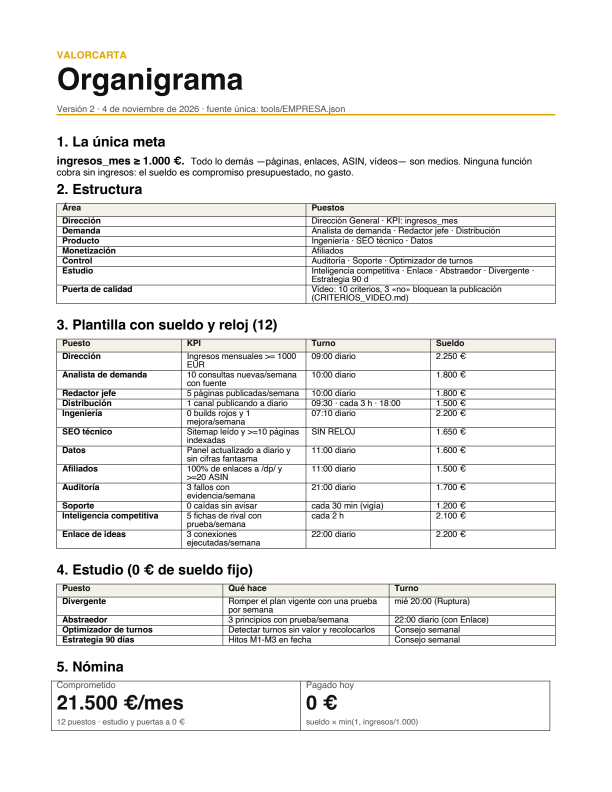
#> input picture .dsh-office.szDWiI0H/render/page-0001.png, 1224 x 1584 px (shown at 1/2 size)
$ python -i video2.py   (imports and definitions only)
#> lines starting #> are read from the running program, lines starting #| are printed output that depends on the picture
#!/usr/bin/env python3
"""Vídeo vertical v2: la carta manda, el número grita, nada de fondo vacío."""
import json, os, subprocess, datetime
from PIL import Image, ImageDraw, ImageFilter, ImageFont

ROOT = os.path.dirname(os.path.dirname(os.path.abspath(__file__)))
W, H = 1080, 1920
AMARILLO = (255, 203, 5)
NEGRO = (10, 10, 11)

# [7 lines left out: function fuente, not called in this run]

def eur(n): return f"{n:,.2f} €".replace(",", "X").replace(".", ",").replace("X", ".")

def fondo_con_carta(ruta_img):
    """Fondo: la misma carta ampliada, desenfocada y oscurecida."""
    base = Image.open(ruta_img).convert("RGB")
    escala = max(W / base.width, H / base.height)
#> escala = 1.21
    b = base.resize((int(base.width * escala) + 1, int(base.height * escala) + 1))
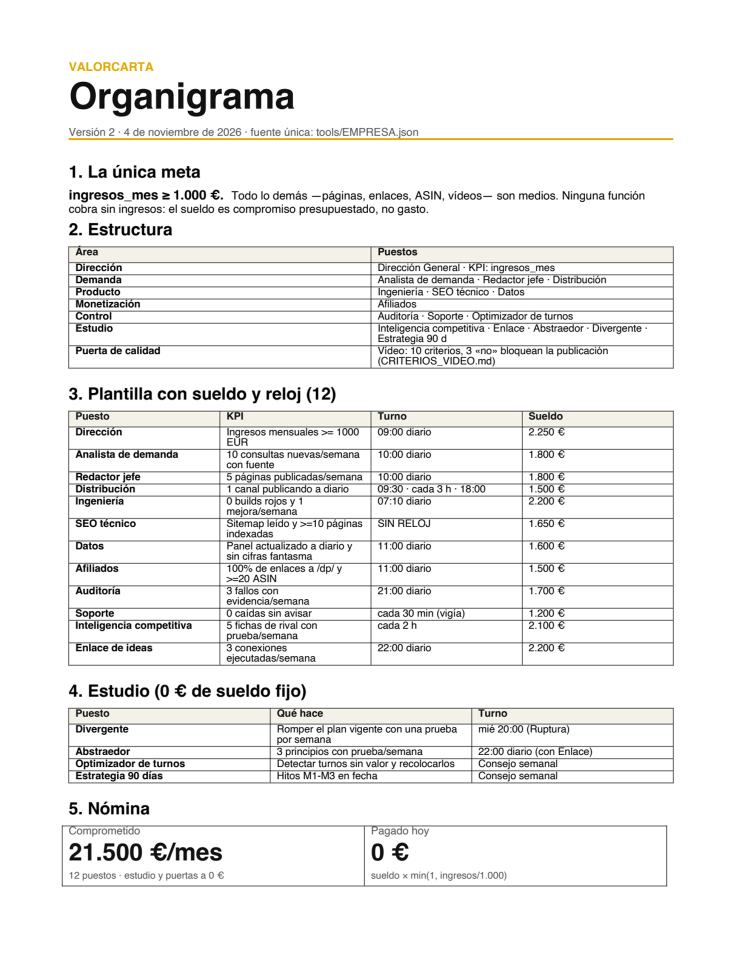
#> b: PIL image 1484x1921 RGB (shown at 1/2 size); mean R, G, B 239.3, 239.1, 238.4
    x = (b.width - W) // 2; y = (b.height - H) // 2
#> after `x = (b.width - W) // 2`: x = 202
#> after `y = (b.height - H) // 2`: y = 0
    b = b.crop((x, y, x + W, y + H)).filter(ImageFilter.GaussianBlur(38))
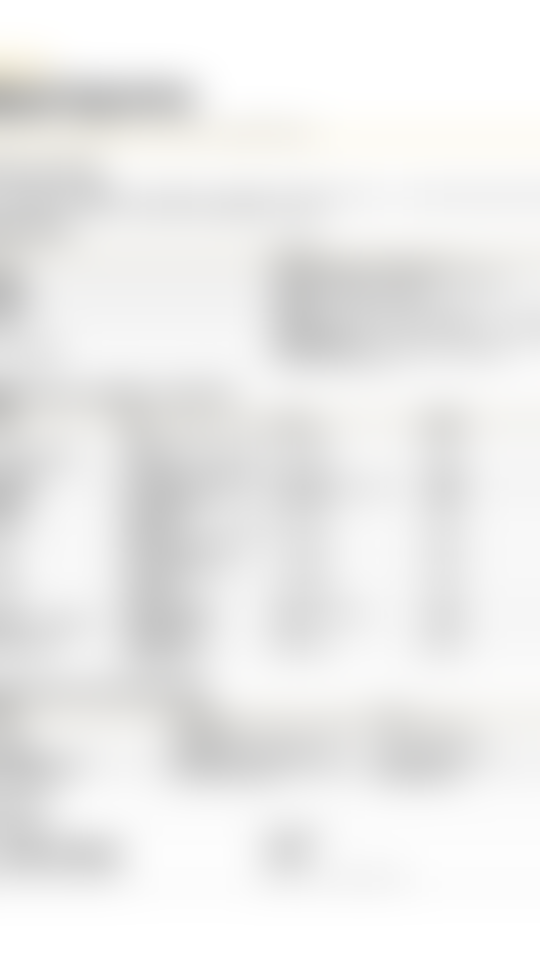
#> b: PIL image 1080x1920 RGB (shown at 1/2 size); mean R, G, B 236.3, 236, 235.2
    velo = Image.new("RGB", (W, H), (8, 8, 10))
    return Image.blend(b, velo, 0.78)
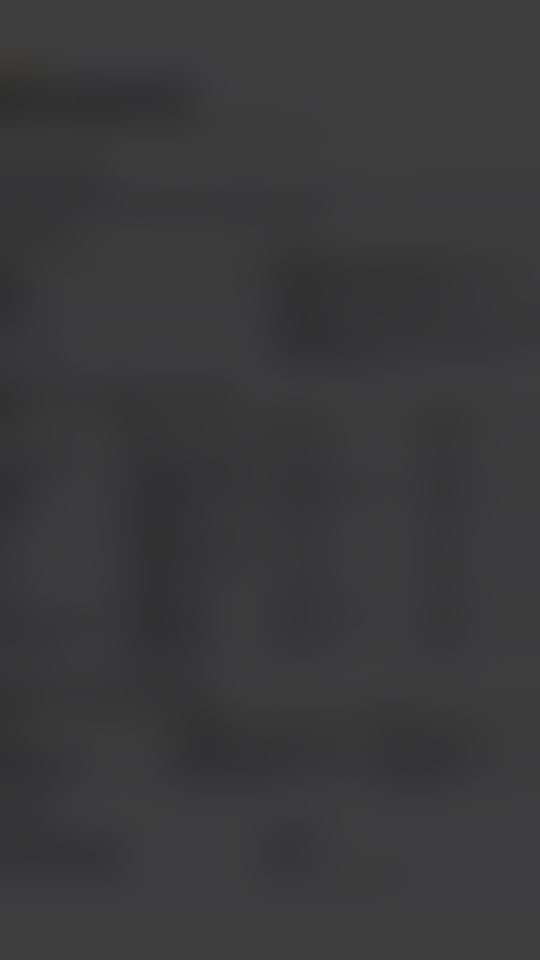
#> returned value: PIL image 1080x1920 RGB (shown at 1/2 size); mean R, G, B 57.7, 57.7, 59

# [49 lines left out: functions escena_hook, escena_carta, escena_final, not called in this run]

# [3 lines not run here, left out]
frames = []
# [9 lines not run here, left out]
dur = 3.0
# [3 lines not run here, left out]

salida = os.path.join(ROOT, "out", f"short-v2-{datetime.date.today()}.mp4")
# [4 lines not run here, left out]

>>> result = fondo_con_carta('../.dsh-office.szDWiI0H/render/page-0001.png')

$ run again, on .dsh-office.szDWiI0H/render/page-0002.png
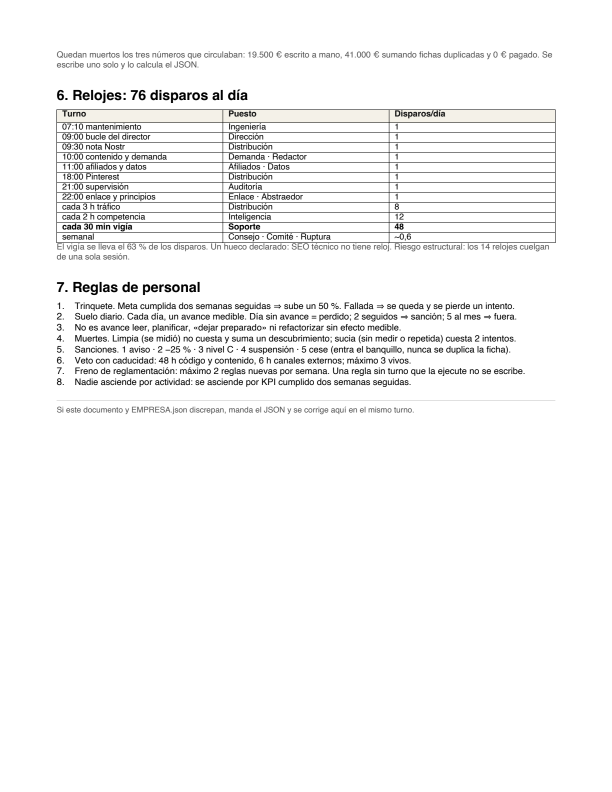
#> input picture .dsh-office.szDWiI0H/render/page-0002.png, 1224 x 1584 px (shown at 1/2 size)
#> in fondo_con_carta, `b = base.resize((int(base.width * escala) + 1, int(base.height * escal..`:
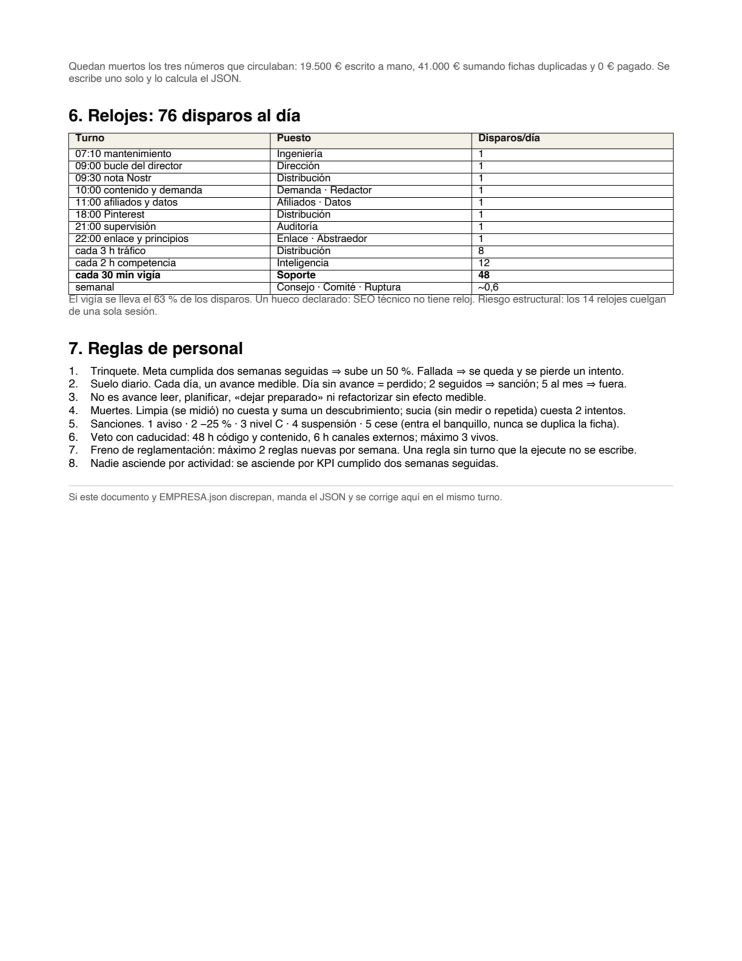
#> b: PIL image 1484x1921 RGB (shown at 1/2 size); mean R, G, B 246, 245.9, 245.8
#> in fondo_con_carta, `b = b.crop((x, y, x + W, y + H)).filter(ImageFilter.GaussianBlur(38))`:
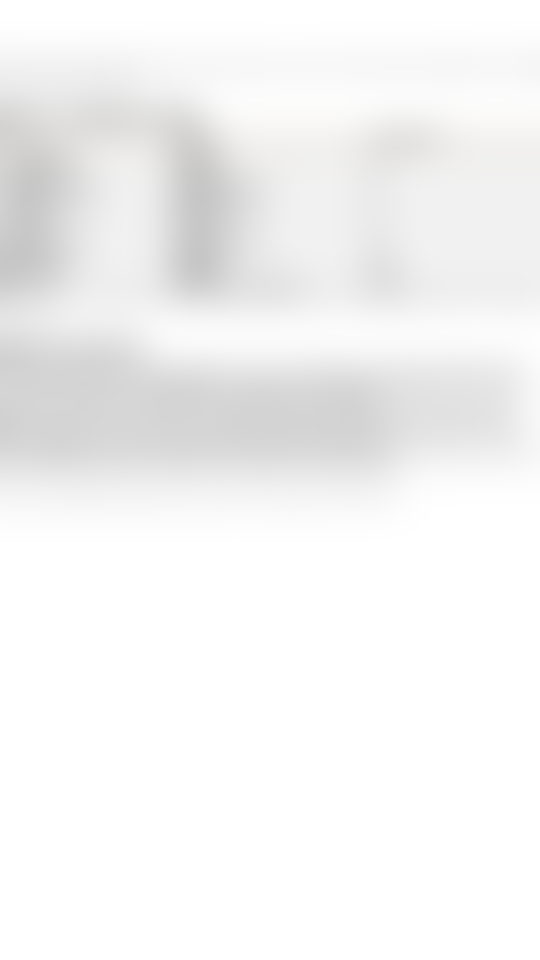
#> b: PIL image 1080x1920 RGB (shown at 1/2 size); mean R, G, B 244, 243.9, 243.8
